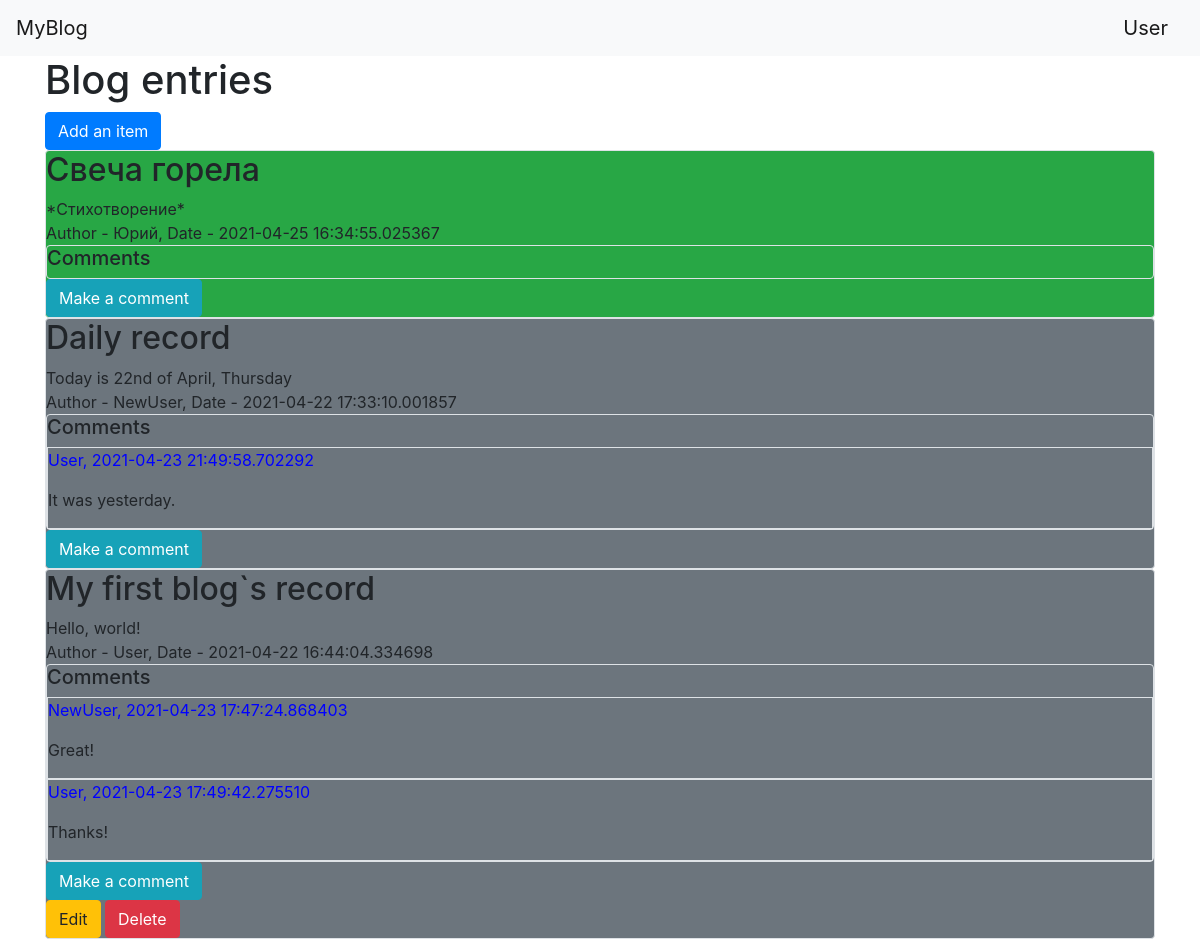
The page / (signed in) on the database its author committed.
### data/users_class.py (models this page shows, shortened)
class User(SqlAlchemyBase, UserMixin):
    __tablename__ = 'users'
    id = sqlalchemy.Column(sqlalchemy.Integer,
                           primary_key=True, autoincrement=True)
    name = sqlalchemy.Column(sqlalchemy.String, nullable=True)
    about = sqlalchemy.Column(sqlalchemy.String, nullable=True)
    email = sqlalchemy.Column(sqlalchemy.String,
                              index=True, unique=True, nullable=True)
    hashed_password = sqlalchemy.Column(sqlalchemy.String, nullable=True)
    created_date = sqlalchemy.Column(sqlalchemy.DateTime,
                                     default=datetime.datetime.now)
    news = orm.relation("News", back_populates='user')

### data/news_class.py (models this page shows)
class News(SqlAlchemyBase):
    __tablename__ = 'news'
    id = sqlalchemy.Column(sqlalchemy.Integer,
                           primary_key=True, autoincrement=True)
    title = sqlalchemy.Column(sqlalchemy.String, nullable=True)
    content = sqlalchemy.Column(sqlalchemy.String, nullable=True)
    created_date = sqlalchemy.Column(sqlalchemy.DateTime,
                                     default=datetime.datetime.now)
    is_private = sqlalchemy.Column(sqlalchemy.Boolean, default=True)
    user_id = sqlalchemy.Column(sqlalchemy.Integer,
                                sqlalchemy.ForeignKey("users.id"))
    user = orm.relation('User')

### data/comment_class.py (models this page shows)
class Comment(SqlAlchemyBase):
    __tablename__ = 'comments'
    id = sqlalchemy.Column(sqlalchemy.Integer,
                           primary_key=True, autoincrement=True)
    content = sqlalchemy.Column(sqlalchemy.String, nullable=True)
    created_date = sqlalchemy.Column(sqlalchemy.DateTime,
                                     default=datetime.datetime.now)
    user = sqlalchemy.Column(sqlalchemy.String)
    new_id = sqlalchemy.Column(sqlalchemy.Integer)

### main.py (the view)
@app.route("/")
def index():
    db_sess = db_session.create_session()
    if current_user.is_authenticated:
        news = db_sess.query(News).filter(
            (News.user == current_user) | (News.is_private != True)).order_by(-News.id)
    else:
        news = db_sess.query(News).filter(News.is_private != True).order_by(-News.id)
    comments = db_sess.query(Comment)
    time_now = datetime.now().hour * 60 + datetime.now().minute
    return render_template("index.html", title="Blog", news=news, comments=comments, time=time_now, datetime=datetime)

### data/db_session.py (called while the page is built)
def create_session() -> Session:
    global __factory
    return __factory()

### main.py (called while the page is built)
@login_manager.user_loader
def load_user(user_id):
    db_sess = db_session.create_session()
    return db_sess.query(User).get(user_id)

### templates/index.html (shortened to what this page needs)
{% extends "base.html" %}
{% block content %}
<h1>Blog entries</h1>
{% if current_user.is_authenticated %}
    <a href="news" class="btn btn-primary">Add an item</a>
{% endif %}
{% for item in news%}
    {% if (datetime.today() - item.created_date).days < 2 %}
        <div class="col-md6 border rounded bg-success">
    {% elif ((datetime.today() - item.created_date).days) == 2 and
            (time - item.created_date.hour * 60 + item.created_date.minute) > 120 %}
                <div class="col-md6 border rounded bg-secondary">
    {% else %}
        <div class="col-md6 border rounded bg-secondary">
    {% endif %}
            <h2>{{item.title}}</h2>
            <div>
                {{item.content}}
            </div>
            <div>
                Author - {{item.user.name}}, Date - {{item.created_date}}
                <div class="col-md6 border rounded">
                    <h5>Comments</h5>
                     {% for elem in comments %}
                        {% if item.id == elem.new_id %}
                            <div class="col-md6 border">
                                <p><font color="blue">{{ elem.user }}, {{elem.created_date}}</font></p>
                                <p>{{ elem.content }}</p>
                            </div>
                        {% endif %}
                     {% endfor %}
                </div>
                {% if current_user.is_authenticated %}
                <div>
                    <a href="/comment/{{ item.id }}" class="btn btn-info">
                        Make a comment
                    </a>
                </div>
                {% endif %}
            </div>
            {% if current_user.is_authenticated and current_user == item.user %}
            <div>
                <a href="/news/{{ item.id }}" class="btn btn-warning">
                    Edit
                </a>
                <a href="/news_delete/{{ item.id }}" class="btn btn-danger">
                    Delete
                </a>
            </div>
            {% endif %}
        </div>
{% endfor %}
{% endblock %}

### templates/base.html (shortened to what this page needs)
<!doctype html>
<html lang="en">
<head>
    <link rel="stylesheet"
          href="https://stackpath.bootstrapcdn.com/bootstrap/4.4.1/css/bootstrap.min.css"
>
</head>
<body>
<header>
    <nav class="navbar navbar-light bg-light">
        <a class="navbar-brand" href="/">MyBlog</a>
        {% if current_user.is_authenticated %}
        <a class="navbar-brand" href="/profile">{{ current_user.name }}</a>
        {% else %}
        <p>
            <a class="btn btn-primary " href="/register">Register</a>
            <a class="btn btn-success" href="/login">Sign in</a>
        </p>
        {% endif %}
    </nav>
</header>
<main role="main" class="container">
    {% block content %}{% endblock %}
</main>
</body>
</html>

### rows shown on the page
User: name "User"
News: title "Свеча горела", content "*Стихотворение*", user.name "Юрий", created_date "2021-04-25 16:34:55.025367"
News: title "Daily record", content "Today is 22nd of April, Thursday", user.name "NewUser", created_date "2021-04-22 17:33:10.001857"
Comment: user "User", created_date "2021-04-23 21:49:58.702292", content "It was yesterday."
News: title "My first blog`s record", content "Hello, world!", user.name "User", created_date "2021-04-22 16:44:04.334698"
Comment: user "NewUser", created_date "2021-04-23 17:47:24.868403", content "Great!"
Comment: user "User", created_date "2021-04-23 17:49:42.275510", content "Thanks!"
